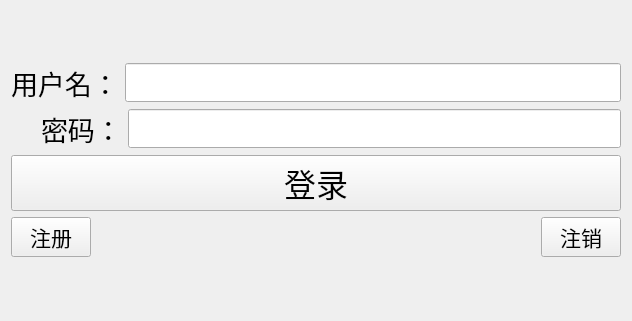
<?xml version="1.0" encoding="UTF-8"?>
<ui version="4.0">
 <class>TcpClient</class>
 <widget class="QWidget" name="TcpClient">
  <property name="geometry">
   <rect>
    <x>0</x>
    <y>0</y>
    <width>632</width>
    <height>321</height>
   </rect>
  </property>
  <property name="windowTitle">
   <string>TcpClient</string>
  </property>
  <layout class="QVBoxLayout" name="verticalLayout_2">
   <item>
    <layout class="QVBoxLayout" name="verticalLayout">
     <item>
      <layout class="QHBoxLayout" name="horizontalLayout_2">
       <item>
        <widget class="QLabel" name="name_lab">
         <property name="font">
          <font>
           <family>Arial</family>
           <pointsize>20</pointsize>
          </font>
         </property>
         <property name="text">
          <string>用户名：</string>
         </property>
        </widget>
       </item>
       <item>
        <widget class="QLineEdit" name="name_le">
         <property name="font">
          <font>
           <family>Arial</family>
           <pointsize>20</pointsize>
          </font>
         </property>
        </widget>
       </item>
      </layout>
     </item>
     <item>
      <layout class="QHBoxLayout" name="horizontalLayout_3">
       <item>
        <widget class="QLabel" name="pwd_lab">
         <property name="font">
          <font>
           <family>Arial</family>
           <pointsize>20</pointsize>
          </font>
         </property>
         <property name="text">
          <string>    密码：</string>
         </property>
        </widget>
       </item>
       <item>
        <widget class="QLineEdit" name="pwd_le">
         <property name="font">
          <font>
           <family>Arial</family>
           <pointsize>20</pointsize>
          </font>
         </property>
         <property name="echoMode">
          <enum>QLineEdit::Password</enum>
         </property>
        </widget>
       </item>
      </layout>
     </item>
     <item>
      <widget class="QPushButton" name="login_pb">
       <property name="font">
        <font>
         <family>Arial</family>
         <pointsize>24</pointsize>
        </font>
       </property>
       <property name="text">
        <string>登录</string>
       </property>
      </widget>
     </item>
     <item>
      <layout class="QHBoxLayout" name="horizontalLayout">
       <item>
        <widget class="QPushButton" name="regist_pb">
         <property name="font">
          <font>
           <family>Arial</family>
           <pointsize>16</pointsize>
          </font>
         </property>
         <property name="text">
          <string>注册</string>
         </property>
        </widget>
       </item>
       <item>
        <spacer name="horizontalSpacer">
         <property name="orientation">
          <enum>Qt::Horizontal</enum>
         </property>
         <property name="sizeHint" stdset="0">
          <size>
           <width>40</width>
           <height>20</height>
          </size>
         </property>
        </spacer>
       </item>
       <item>
        <widget class="QPushButton" name="cancel_pb">
         <property name="font">
          <font>
           <family>Arial</family>
           <pointsize>16</pointsize>
          </font>
         </property>
         <property name="text">
          <string>注销</string>
         </property>
        </widget>
       </item>
      </layout>
     </item>
    </layout>
   </item>
  </layout>
 </widget>
 <layoutdefault spacing="6" margin="11"/>
 <resources/>
 <connections/>
</ui>
